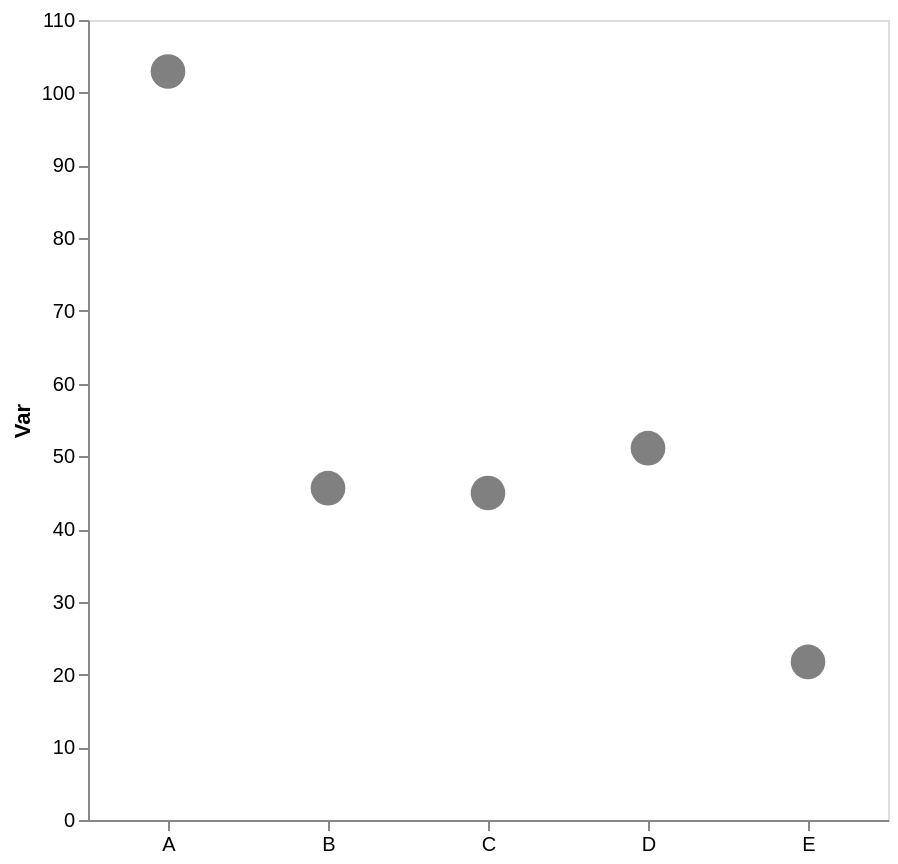

Write a Vega-Lite specification for this figure.
### Vega-Lite specification from a JSON file in a GitHub repository (floating-point values rounded to 4 significant figures)
{"config": {"view": {"continuousWidth": 300, "continuousHeight": 300}, "axis": {"grid": false}, "bar": {"color": "gray"}}, "data": {"name": "data-b7fbd3ef642d9d63a0cd78673e999dfc"}, "mark": {"type": "point", "color": "gray", "filled": true, "size": 300}, "encoding": {"x": {"axis": {"labelAngle": 0, "title": null}, "field": "cat", "type": "nominal"}, "y": {"aggregate": "mean", "axis": {"title": "Var"}, "field": "var1", "type": "quantitative"}}, "height": 400, "width": 400, "$schema": "https://vega.github.io/schema/vega-lite/v5.17.0.json", "datasets": {"data-b7fbd3ef642d9d63a0cd78673e999dfc": [{"cat": "D", "var1": 48.15, "var2": 50.91}, {"cat": "B", "var1": 43.01, "var2": 54.85}, {"cat": "E", "var1": 21.74, "var2": 49.01}, {"cat": "D", "var1": 53.19, "var2": 54.37}, {"cat": "D", "var1": 52.03, "var2": 45.4}, {"cat": "C", "var1": 57.98, "var2": 49.78}, {"cat": "B", "var1": 44.57, "var2": 60.58}, {"cat": "B", "var1": 46.38, "var2": 42.83}, {"cat": "B", "var1": 48.57, "var2": 56.48}, {"cat": "C", "var1": 31.94, "var2": 58.52}, {"cat": "A", "var1": 103.3, "var2": 61.87}, {"cat": "A", "var1": 102.5, "var2": 34.07}]}}
